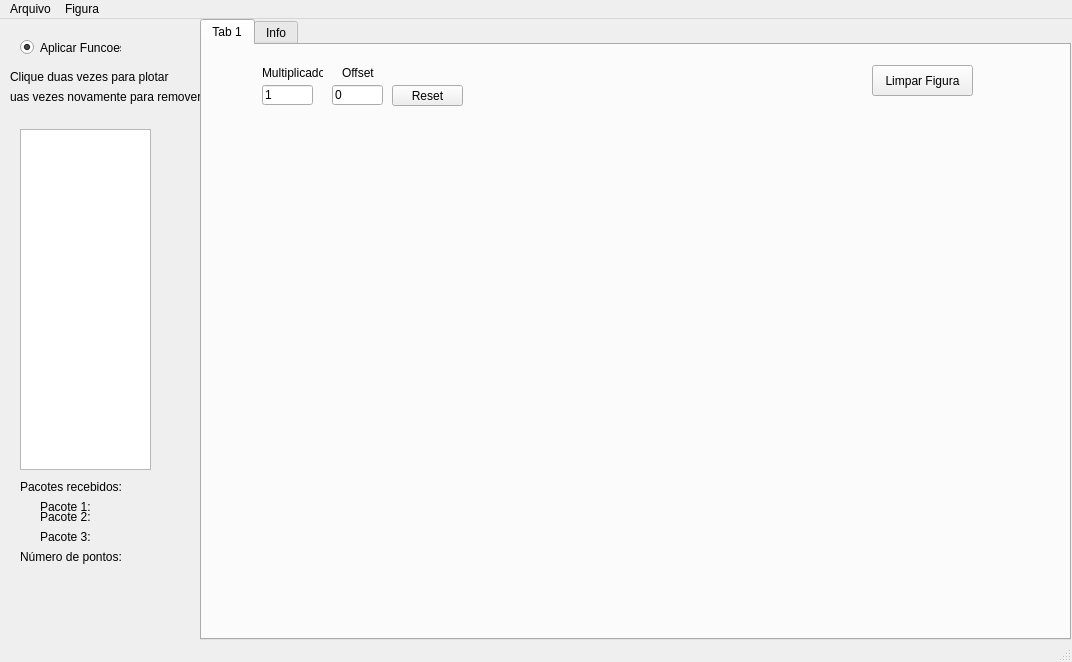
<?xml version="1.0" encoding="UTF-8"?>
<ui version="4.0">
 <class>MainWindow</class>
 <widget class="QMainWindow" name="MainWindow">
  <property name="geometry">
   <rect>
    <x>0</x>
    <y>0</y>
    <width>1072</width>
    <height>662</height>
   </rect>
  </property>
  <property name="windowTitle">
   <string>Análise de Dados - Formula UFMG</string>
  </property>
  <widget class="QWidget" name="centralwidget">
   <widget class="QListWidget" name="listWidget">
    <property name="geometry">
     <rect>
      <x>20</x>
      <y>110</y>
      <width>131</width>
      <height>341</height>
     </rect>
    </property>
    <property name="editTriggers">
     <set>QAbstractItemView::DoubleClicked</set>
    </property>
    <property name="dragEnabled">
     <bool>true</bool>
    </property>
    <property name="dragDropMode">
     <enum>QAbstractItemView::InternalMove</enum>
    </property>
    <property name="alternatingRowColors">
     <bool>true</bool>
    </property>
   </widget>
   <widget class="QLabel" name="label_3">
    <property name="geometry">
     <rect>
      <x>20</x>
      <y>460</y>
      <width>141</width>
      <height>16</height>
     </rect>
    </property>
    <property name="text">
     <string>Pacotes recebidos: </string>
    </property>
   </widget>
   <widget class="QLabel" name="label_4">
    <property name="geometry">
     <rect>
      <x>20</x>
      <y>530</y>
      <width>141</width>
      <height>16</height>
     </rect>
    </property>
    <property name="text">
     <string>Número de pontos:</string>
    </property>
   </widget>
   <widget class="QLabel" name="label_6">
    <property name="geometry">
     <rect>
      <x>40</x>
      <y>480</y>
      <width>141</width>
      <height>16</height>
     </rect>
    </property>
    <property name="text">
     <string>Pacote 1:</string>
    </property>
   </widget>
   <widget class="QLabel" name="label_7">
    <property name="geometry">
     <rect>
      <x>40</x>
      <y>490</y>
      <width>131</width>
      <height>16</height>
     </rect>
    </property>
    <property name="text">
     <string>Pacote 2:</string>
    </property>
   </widget>
   <widget class="QLabel" name="label_8">
    <property name="geometry">
     <rect>
      <x>40</x>
      <y>510</y>
      <width>131</width>
      <height>16</height>
     </rect>
    </property>
    <property name="text">
     <string>Pacote 3:</string>
    </property>
   </widget>
   <widget class="QLabel" name="label_5">
    <property name="geometry">
     <rect>
      <x>10</x>
      <y>50</y>
      <width>231</width>
      <height>16</height>
     </rect>
    </property>
    <property name="text">
     <string>Clique duas vezes para plotar</string>
    </property>
   </widget>
   <widget class="QLabel" name="label_9">
    <property name="geometry">
     <rect>
      <x>10</x>
      <y>70</y>
      <width>231</width>
      <height>16</height>
     </rect>
    </property>
    <property name="text">
     <string>uas vezes novamente para remover</string>
    </property>
   </widget>
   <widget class="QTabWidget" name="tabWidget">
    <property name="geometry">
     <rect>
      <x>200</x>
      <y>0</y>
      <width>871</width>
      <height>621</height>
     </rect>
    </property>
    <property name="currentIndex">
     <number>0</number>
    </property>
    <widget class="QWidget" name="tab">
     <attribute name="title">
      <string>Tab 1</string>
     </attribute>
     <widget class="MPLWidget" name="widget" native="true">
      <property name="enabled">
       <bool>true</bool>
      </property>
      <property name="geometry">
       <rect>
        <x>20</x>
        <y>70</y>
        <width>841</width>
        <height>521</height>
       </rect>
      </property>
      <property name="toolTipDuration">
       <number>-4</number>
      </property>
     </widget>
     <widget class="QPushButton" name="resetButton">
      <property name="geometry">
       <rect>
        <x>190</x>
        <y>40</y>
        <width>71</width>
        <height>21</height>
       </rect>
      </property>
      <property name="text">
       <string>Reset</string>
      </property>
     </widget>
     <widget class="QLabel" name="label">
      <property name="geometry">
       <rect>
        <x>60</x>
        <y>20</y>
        <width>61</width>
        <height>16</height>
       </rect>
      </property>
      <property name="text">
       <string>Multiplicador</string>
      </property>
     </widget>
     <widget class="QLineEdit" name="multiplierLineEdit">
      <property name="enabled">
       <bool>true</bool>
      </property>
      <property name="geometry">
       <rect>
        <x>60</x>
        <y>40</y>
        <width>51</width>
        <height>20</height>
       </rect>
      </property>
      <property name="text">
       <string>1</string>
      </property>
      <property name="clearButtonEnabled">
       <bool>false</bool>
      </property>
     </widget>
     <widget class="QLineEdit" name="offsetLineEdit">
      <property name="geometry">
       <rect>
        <x>130</x>
        <y>40</y>
        <width>51</width>
        <height>20</height>
       </rect>
      </property>
      <property name="text">
       <string>0</string>
      </property>
      <property name="clearButtonEnabled">
       <bool>false</bool>
      </property>
     </widget>
     <widget class="QLabel" name="label_2">
      <property name="geometry">
       <rect>
        <x>140</x>
        <y>20</y>
        <width>61</width>
        <height>16</height>
       </rect>
      </property>
      <property name="text">
       <string>Offset</string>
      </property>
     </widget>
     <widget class="QPushButton" name="clearPlotButton">
      <property name="geometry">
       <rect>
        <x>670</x>
        <y>20</y>
        <width>101</width>
        <height>31</height>
       </rect>
      </property>
      <property name="text">
       <string>Limpar Figura</string>
      </property>
     </widget>
    </widget>
    <widget class="QWidget" name="Info">
     <attribute name="title">
      <string>Info</string>
     </attribute>
     <widget class="QPlainTextEdit" name="plainTextEdit">
      <property name="geometry">
       <rect>
        <x>0</x>
        <y>0</y>
        <width>871</width>
        <height>581</height>
       </rect>
      </property>
      <property name="plainText">
       <string>Espera-se como entrada um .txt que possua o seguinte formado nas primeiras linhas:
Nao tem ptoblema adicionar comentários ou outras linhas entre os dois ***.
As seguintes linhas sao essenciais, e devem ser mantidas exatamente da mesma forma como o exemplo abaixo:
 -  Posicao maxima e minima do volante
 - PACOTEN TAXA LISTADEDADOS VARIAVELTEMPORAL
As linhas que informam a ordem dos dados recebidos deve iniciar com PACOTEN, onde N é o numero do pacote. Em seguida, a taxa de envio em Hz. Depois, separadas por espacos, os nomes das variaveis, até a última variavel que é a variável de tempo


***
CARRO:
PISTA:
PILOTO:
TEMPERATURA AMBIENTE:
ANTIROLL:
PRESSAO PNEUS DIANTEIROS:
PRESSAO PNEUS TASEIROS:
ANGULO DE ATAQUE DA ASA:
MAPA MOTOR:
BALANCE BAR:
DIFERENCIAL:
TAXA DE AQUISICAO:
COMENTARIOS:
POSICAO MAXIMA DO VOLANTE:
POSICAO MINIMA DO VOLANTE:
SUSPENSAO:
PACOTE1 60 acelX_DD acelY_DD acelZ_DD acelX_DE acelY_DE acelZ_DE acelX_TD acelY_TD acelZ_TD acelX_TE acelY_TE acelZ_TE velDE velDD velTE velTD rpm beacon time
PACOTE2 30 tps oleoP fuelP injectors suspDE suspDD suspTE suspTD volPos correnteBat correnteVent correnteBomba frontBrakeP rearBrakeP time2
PACOTE3 10 batVoltage ect oilTemp tempDiscoDE tempDiscoDD tempDiscoTE tempDiscoTD tempVent tempBomba runners releVent releBomba mata gpsLat gpsLong gpsNS gpsEW time3
PACOTE4 30 ext1 ext2 ext3 ext4 ext5 ext6 ext7 ext8 ext9 ext10 ext11 ext12 time4
***

1 -6750 -6750 -6750 6750 6750 6750 0 0 0 0 0 0 0 0 0 0 0 0 1302
2 0 5400 81 0 0 0 0 0 0 0 0 0 1350 18225 1302
4 0 27000 0 0 6858 0 0 1302 0 0 0 0 1302
3 0 135 0 0 0 0 0 0 0 0 1 0 0 0 0 78 69 1302
1 -7000 -7000 -7000 7000 7000 7000 0 0 0 0 0 0 0 0 0 0 0 0 1303
1 -7250 -7250 -7250 7250 7250 7250 0 0 0 0 0 0 0 0 0 0 0 0 1304
2 0 5800 87 0 0 0 0 0 0 0 0 0 1450 21025 1304
4 0 29000 0 0 7366 0 0 1304 0 0 0 0 1304
1 -7500 -7500 -7500 7500 7500 7500 0 0 0 0 0 0 0 0 0 0 0 0 1305
1 -7750 -7750 -7750 7750 7750 7750 0 0 0 0 0 0 0 0 0 0 0 0 1306
2 0 6200 93 0 0 0 0 0 0 0 0 0 1550 24025 1306
4 0 31000 0 0 7874 0 0 1306 0 0 0 0 1306
1 -8000 -8000 -8000 8000 8000 8000 0 0 0 0 0 0 0 0 0 0 0 0 1307
1 -8250 -8250 -8250 8250 8250 8250 0 0 0 0 0 0 0 0 0 0 0 0 1308
2 0 6600 99 0 0 0 0 0 0 0 0 0 1650 27225 1308
4 0 16744680 0 0 8382 0 0 1308 0 0 0 0 1308
3 0 165 0 0 0 0 0 0 0 0 1 0 0 0 0 78 69 1308
1 -8500 -8500 -8500 8500 8500 8500 0 0 0 0 0 0 0 0 0 0 0 0 1309
1 -8750 -8750 -8750 8750 8750 8750 0 0 0 0 0 0 0 0 0 0 0 0 1310
2 0 7000 105 0 0 0 0 0 0 0 0 0 1750 30625 1310</string>
      </property>
     </widget>
    </widget>
   </widget>
   <widget class="QRadioButton" name="radioButton">
    <property name="geometry">
     <rect>
      <x>20</x>
      <y>20</y>
      <width>101</width>
      <height>17</height>
     </rect>
    </property>
    <property name="text">
     <string>Aplicar Funcoes</string>
    </property>
    <property name="checked">
     <bool>true</bool>
    </property>
    <property name="autoExclusive">
     <bool>false</bool>
    </property>
   </widget>
  </widget>
  <widget class="QMenuBar" name="menubar">
   <property name="geometry">
    <rect>
     <x>0</x>
     <y>0</y>
     <width>1072</width>
     <height>21</height>
    </rect>
   </property>
   <widget class="QMenu" name="menuFile">
    <property name="title">
     <string>Arquivo</string>
    </property>
    <addaction name="actionOpenFile"/>
    <addaction name="actionExportar_para_CSV"/>
   </widget>
   <widget class="QMenu" name="menuFigure">
    <property name="title">
     <string>Figura</string>
    </property>
    <addaction name="actionTitulo"/>
    <addaction name="actionEixo_X"/>
    <addaction name="actionEixo_Y"/>
   </widget>
   <addaction name="menuFile"/>
   <addaction name="menuFigure"/>
  </widget>
  <widget class="QStatusBar" name="statusbar"/>
  <action name="actionOpenFile">
   <property name="text">
    <string>Abrir</string>
   </property>
  </action>
  <action name="actionComo_utilizar">
   <property name="text">
    <string>Como utilizar</string>
   </property>
  </action>
  <action name="actionTitulo">
   <property name="text">
    <string>Titulo</string>
   </property>
  </action>
  <action name="actionEixo_X">
   <property name="text">
    <string>Eixo X</string>
   </property>
  </action>
  <action name="actionEixo_Y">
   <property name="text">
    <string>Eixo Y</string>
   </property>
  </action>
  <action name="actionExportar_para_CSV">
   <property name="text">
    <string>Exportar para CSV</string>
   </property>
  </action>
 </widget>
 <customwidgets>
  <customwidget>
   <class>MPLWidget</class>
   <extends>QWidget</extends>
   <header>mplwidget.h</header>
   <container>1</container>
  </customwidget>
 </customwidgets>
 <resources/>
 <connections/>
</ui>
